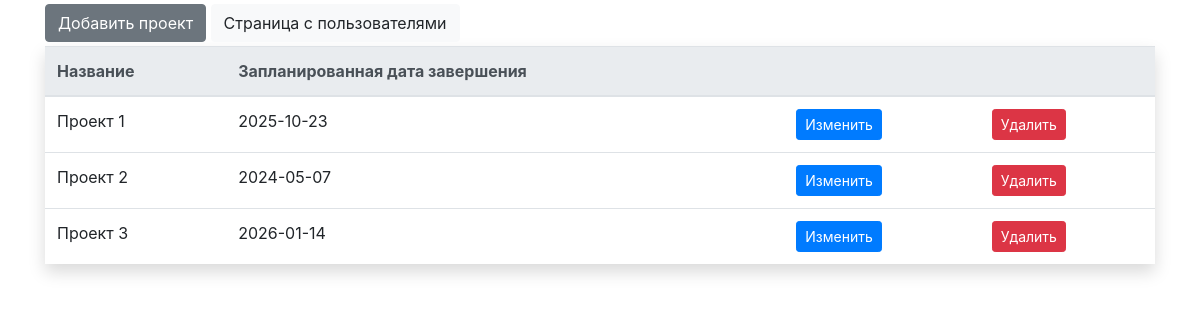
/?page=1, run on the app's committed database.
### tables this page shows
CREATE TABLE IF NOT EXISTS `projects` (
  `id` int NOT NULL AUTO_INCREMENT,
  `name` varchar(50) NOT NULL,
  `finish_date` date NOT NULL,
  PRIMARY KEY (`id`)
);

### pages/function.php (called while the page is built, shortened)
<?php
include 'config.php';
$project_select_query = $pdo->prepare("SELECT * FROM `projects`");
$project_select_query->execute();
$projects = $project_select_query->fetchAll();

### pages/projects.php (shortened to what this page needs)
<head>
</head>
<div class="container">
	<div class="row">
		<div class="col mt-1">
		<button class="btn btn-secondary mb-1" data-toggle="modal" data-target="#project-add-Modal">Добавить проект</button>
        <a href="?page=0"><button type="submit" name="change-page" class="btn btn-light mb-1">Страница с пользователями</button></a>
			<table class="table shadow ">
				<thead class="thead-light">
					<tr>
						<th>Название</th>
						<th>Запланированная дата завершения</th>
						<th></th>
						<th></th>
					</tr>
				</thead>
				<?php foreach ($projects as $p) { ?>
						<tr >
							<td><?=$p['name'] ?></td>
							<td><?=$p['finish_date'] ?></td>
							<td>
								<a href="?edit=<?=$p['id'] ?>" class="btn btn-primary btn-sm" data-toggle="modal" data-target="#project-edit-modal<?=$p['id'] ?>">Изменить</a>
							</td>
							<td>
								<a href="?delete=<?=$p['id'] ?>" class="btn btn-danger btn-sm" data-toggle="modal" data-target="#project-delete-modal<?=$p['id'] ?>">Удалить</a>
							</td>
						</tr>
				<?php } ?>
			</table>
		</div>
	</div>
</div>

### data on the page
projects: name "Проект 1", finish_date "2025-10-23"
projects: name "Проект 2", finish_date "2024-05-07"
projects: name "Проект 3", finish_date "2026-01-14"
